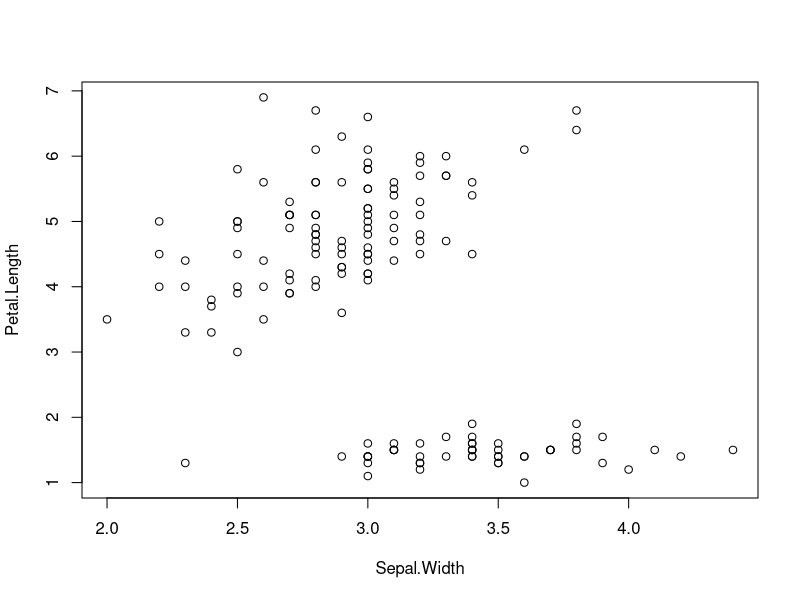

Recreate this plot in R.
##Data.table應用介紹
library(data.table)
DT<-as.data.table(iris)
##Section1:Selecting columns in j
##
##
#1.選欄位DT[,.(B,C)]
DT[,.(Sepal.Width,Petal.Length)]
#2.直接對欄位畫圖
DT[,plot(Sepal.Width,Petal.Length)]
#3.對欄位做處理產生新欄位
DT[,.(Sepal.Width,Total=sum(Sepal.Width),mean=sum(Sepal.Width))]

##Section2:Doing j by group
##
##簡介:群組的概念
##
#1.以Species分群，算mean
DT[,.(TotalA=sum(Sepal.Length)),by=.(Species)]
#2.針對某幾筆做分群
DT[c(1,4,57,100),.(TotalA=sum(Sepal.Length)),by=.(Species)]
##Section3:Chaining
##
##簡介:連續做事情
##
#1.運算出平值後，排序
DT[1:2,.(TotalA=sum(Sepal.Length)),by=.(Species)][order(-Species)]

##Section4:Subset of Data
##
##簡介:快速對所有變數做運算
##
#1.
DT[,lapply(.SD,mean),by=Species]
#2.選特定欄位
DT[,lapply(.SD,mean),by=Species,.SDcols=2:3]
#3.每組的扣除最後一筆
DT[,.SD[-1],by=Species,.SDcols=2:3]

##Section5:Using := in j
##
##簡介:變數處理直接加到後面
##
#1.加入一個欄位(sum)
DT[,Total:=sum(Sepal.Width),by=Species]
DT
#2.加入一個欄位(sum)，但特定觀察值
DT[2:100,Total2:=sum(Sepal.Width),by=Species]
#3.將新增欄位移除
DT[,Total:=NULL]
#4.同時處理多個欄位運算
DT[,`:=`(A=sum(Sepal.Width),B=mean(Sepal.Width)),by=Species]
mycols<-c("A","B")
DT[,(mycols):=NULL]
DT[,6:=NULL]

##Section6:set()
##
#1.set(DT,index,column,value)
DT2<-DT
for(i in 1:2)set(DT2,1,i,NA)
#2.改欄位名字
setnames(DT2,"Sepal.Length","B")
setnames(DT2,"Sepal.Width","A")
setnames(DT2,"Petal.Length","C")
setnames(DT2,"Petal.Width","D")
#3.調整欄位順序
setcolorder(DT2,c("Species","A","B","C","D"))

##Section7:Indexing
##
##簡介
DT3<-as.data.table(iris)
#1.指定條件
DT3[Species=="setosa"]
DT3[Species%in%c("setosa","virginica")] ##or的意思
#2. ^表示開頭，$表示字尾
setnames(DT3,gsub("^Sepal\\.","",names(DT3)))
#3.移除欄位
DT3[,grep("Pet",names(DT3)):=NULL]
#4.
DT3[Length*Width>25]
DT3[,is_L:=Length*Width>25]
DT3[is_L==TRUE] 
#or另外一個方法
DT3[(is_L)]

#Section8:Key
#
#簡介:Key和value的概念
#
#1.setkey設定 key和value
DT5<-as.data.table(iris)
setkey(DT5,Species,Sepal.Length)
DT5["setosa"]
#2.mult使用
DT5["setosa",mult="first"]
#3.選擇第一筆和最後一筆
DT5["setosa",.SD[c(1,.N)]] 
DT5[c("setosa","virginica"),.SD[c(1,.N)],by=.EACHI]

#Section9:Rolling join
#
#簡介:join的概念
#1.Get key
key(DT5)
#2.有選到指定的值
DT5[.("setosa",4.3)]
#3.未選到值~~其他欄位會給NA
DT5[.("setosa",4.44)]
#4.roll使用:可以找最接近的值
DT5[.("setosa",4.44),roll=TRUE]
DT5[.("setosa",4.39),roll="nearest"]